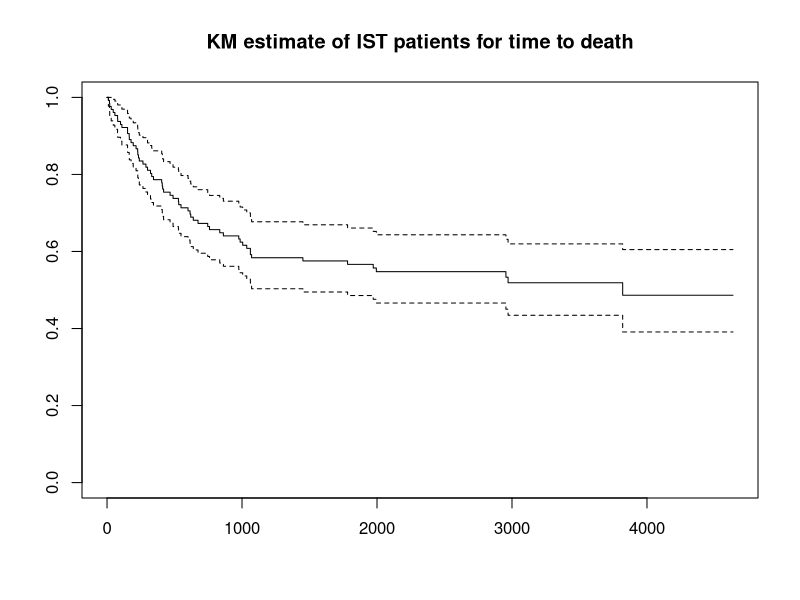
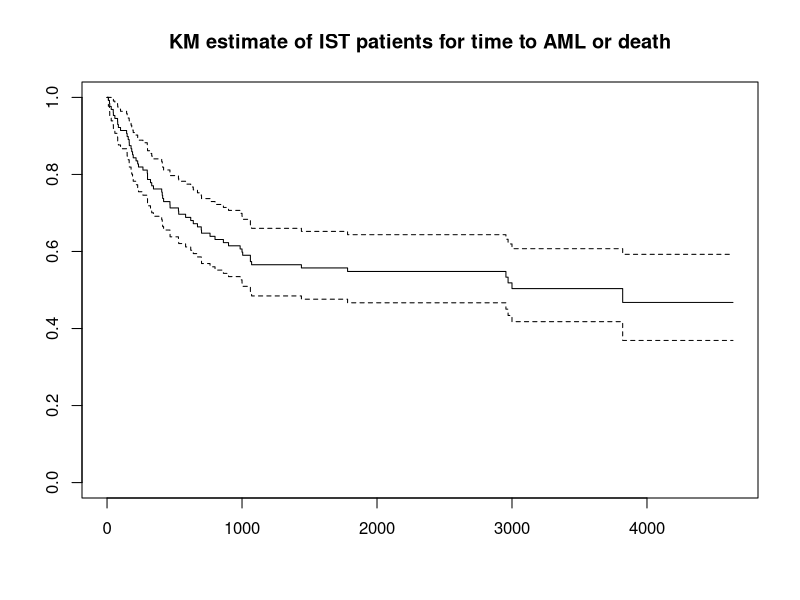
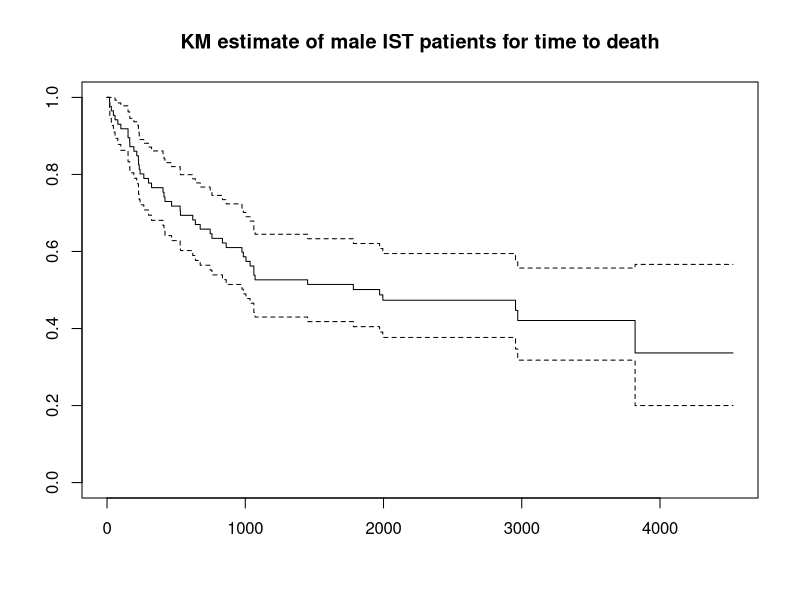
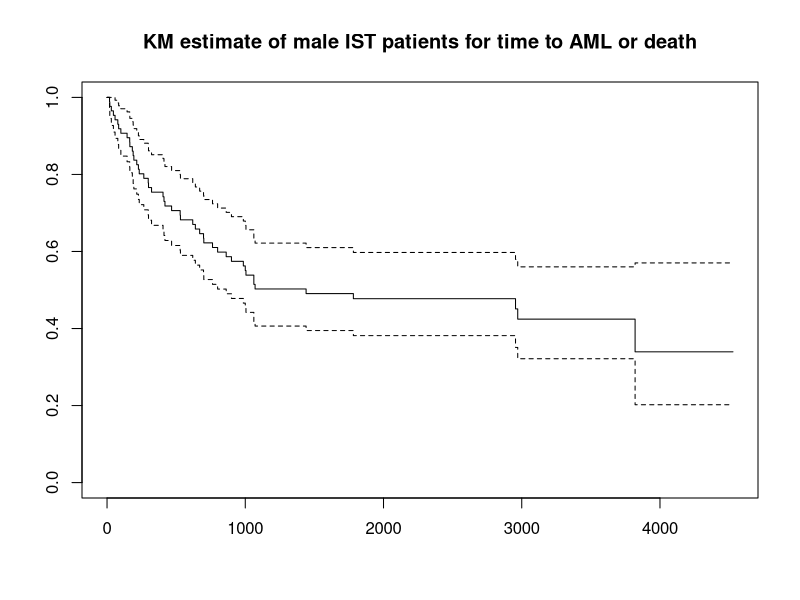
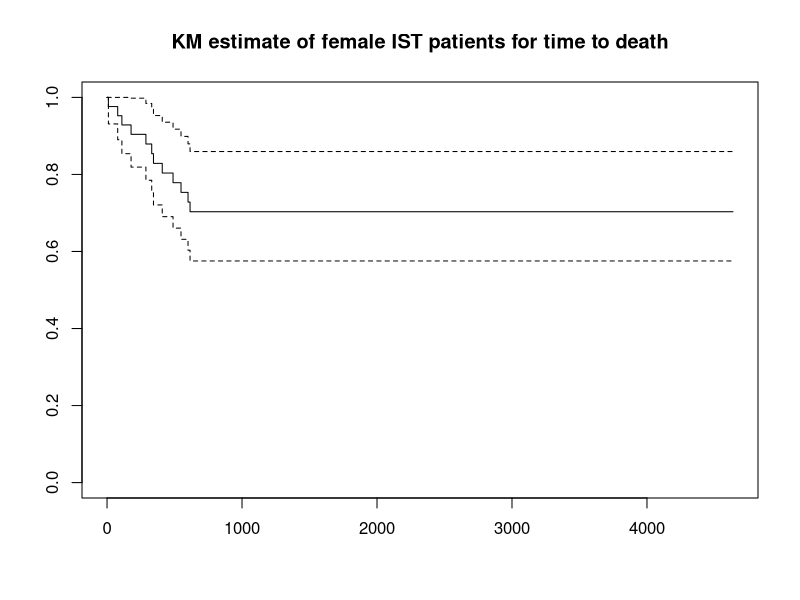
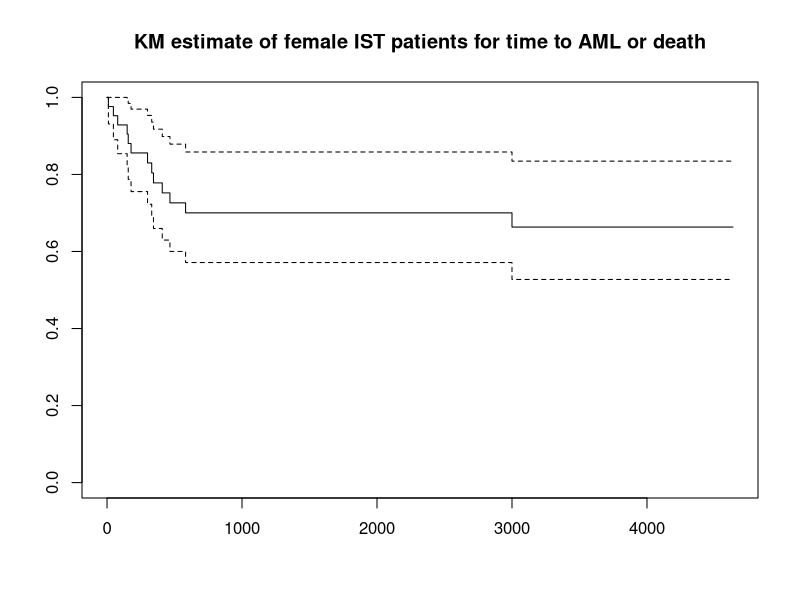
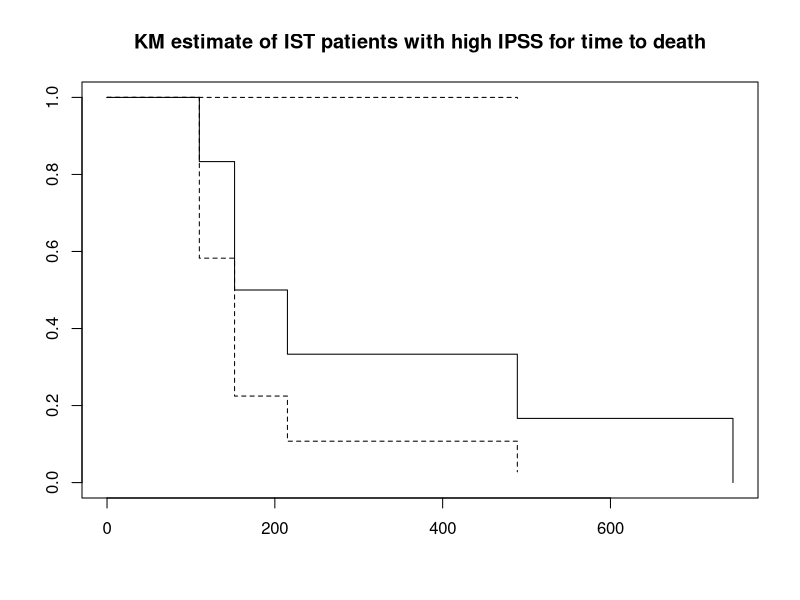
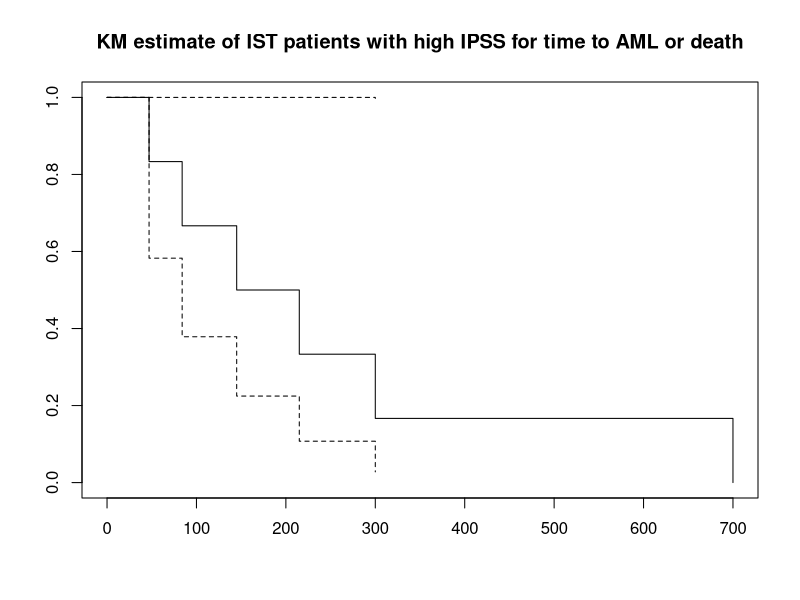

Generate these figures, in order, with R:
## ---- chunk 1
knitr::opts_chunk$set(echo = TRUE)
## ---- chunk 2
library(survival)
IMRAWIST = data.frame(readxl::read_excel("IMRAWandISTnov.xls"))
IMRAWIST$AMLorDIED = sapply(1:nrow(IMRAWIST), 
                            function(k) max(IMRAWIST$AML[k], IMRAWIST$DIED[k]))
IMRAWIST$AMLorDIED_TIME = sapply(1:nrow(IMRAWIST), 
                                 function(k) min(IMRAWIST$AMLTIME[k], IMRAWIST$survival[k]))
## ---- chunk 3
IST_DEATH = survfit(Surv(time = survival, event = DIED) ~ 1, 
                    type = "kaplan-meier",
                    data = IMRAWIST, subset = (NIH==1))
plot(IST_DEATH, main = "KM estimate of IST patients for time to death")
## ---- chunk 4
IST_DEATH_AMLorDIED = survfit(Surv(time = AMLorDIED_TIME, event = AMLorDIED) ~ 1, 
                              type = "kaplan-meier",
                              data = IMRAWIST, subset = (NIH==1))
plot(IST_DEATH_AMLorDIED, main = "KM estimate of IST patients for time to AML or death")
## ---- chunk 5
IST_DEATH_Men = survfit(Surv(time = survival, event = DIED) ~ 1, 
                        type = "kaplan-meier",
                        data = IMRAWIST, subset = (NIH==1 & GENDER=="M"))
plot(IST_DEATH_Men, main = "KM estimate of male IST patients for time to death")

IST_DEATH_AMLorDIED_Men = survfit(Surv(time = AMLorDIED_TIME, event = AMLorDIED) ~ 1, 
                                  type = "kaplan-meier",
                                  data = IMRAWIST, subset = (NIH==1 & GENDER=="M"))
plot(IST_DEATH_AMLorDIED_Men, main = "KM estimate of male IST patients for time to AML or death")
## ---- chunk 6
IST_DEATH_Women = survfit(Surv(time = survival, event = DIED) ~ 1, 
                          type = "kaplan-meier",
                          data = IMRAWIST, subset = (NIH==1 & GENDER=="F"))
plot(IST_DEATH_Women, main = "KM estimate of female IST patients for time to death")

IST_DEATH_AMLorDIED_Women = survfit(Surv(time = AMLorDIED_TIME, event = AMLorDIED) ~ 1, 
                                    type = "kaplan-meier",
                                    data = IMRAWIST, subset = (NIH==1 & GENDER=="F"))
plot(IST_DEATH_AMLorDIED_Women, main = "KM estimate of female IST patients for time to AML or death")
## ---- chunk 7
IST_DEATH_IPSShigh = survfit(Surv(time = survival, event = DIED) ~ 1, 
                             type = "kaplan-meier",
                             data = IMRAWIST, subset = (NIH==1 & IPSS=="High"))
plot(IST_DEATH_IPSShigh, 
     main = "KM estimate of IST patients with high IPSS for time to death")

IST_DEATH_AMLorDIED_IPSShigh = survfit(Surv(time = AMLorDIED_TIME, event = AMLorDIED) ~ 1, 
                                       type = "kaplan-meier",
                                       data = IMRAWIST, subset = (NIH==1 & IPSS=="High"))
plot(IST_DEATH_AMLorDIED_IPSShigh, 
     main = "KM estimate of IST patients with high IPSS for time to AML or death")
## ---- chunk 8
IST_DEATH_IPSSnothigh = survfit(Surv(time = survival, event = DIED) ~ 1, 
                                type = "kaplan-meier",
                                data = IMRAWIST, subset = (NIH==1 & IPSS!="High"))
plot(IST_DEATH_IPSSnothigh, 
     main = "KM estimate of IST patients without high IPSS for time to death")

IST_DEATH_AMLorDIED_IPSSnothigh = survfit(Surv(time = AMLorDIED_TIME, event = AMLorDIED) ~ 1, 
                                          type = "kaplan-meier",
                                          data = IMRAWIST, subset = (NIH==1 & IPSS!="High"))
plot(IST_DEATH_AMLorDIED_IPSSnothigh, 
     main = "KM estimate of IST patients without high IPSS for time to AML or death")
## ---- chunk 9
IMRAW_DEATH = survfit(Surv(time = survival, event = DIED) ~ 1, 
                      type = "kaplan-meier",
                      data = IMRAWIST, subset = (NIH==0))
plot(IMRAW_DEATH, main = "KM estimate of IMRAW patients for time to death")
## ---- chunk 10
IMRAW_DEATH_AMLorDIED = survfit(Surv(time = AMLorDIED_TIME, event = AMLorDIED) ~ 1, 
                                type = "kaplan-meier",
                                data = IMRAWIST, subset = (NIH==0))
plot(IMRAW_DEATH_AMLorDIED, main = "KM estimate of IMRAW patients for time to AML or death")
## ---- chunk 11
IMRAW_DEATH_Men = survfit(Surv(time = survival, event = DIED) ~ 1, 
                          type = "kaplan-meier",
                          data = IMRAWIST, subset = (NIH==0 & GENDER=="M"))
plot(IMRAW_DEATH_Men, main = "KM estimate of male IMRAW patients for time to death")

IMRAW_DEATH_AMLorDIED_Men = survfit(Surv(time = AMLorDIED_TIME, event = AMLorDIED) ~ 1, 
                                    type = "kaplan-meier",
                                    data = IMRAWIST, subset = (NIH==0 & GENDER=="M"))
plot(IMRAW_DEATH_AMLorDIED_Men, 
     main = "KM estimate of male IMRAW patients for time to AML or death")
## ---- chunk 12
IMRAW_DEATH_Women = survfit(Surv(time = survival, event = DIED) ~ 1, 
                            type = "kaplan-meier",
                            data = IMRAWIST, subset = (NIH==0 & GENDER=="F"))
plot(IMRAW_DEATH_Women, 
     main = "KM estimate of female IMRAW patients for time to death")

IMRAW_DEATH_AMLorDIED_Women = survfit(Surv(time = AMLorDIED_TIME, event = AMLorDIED) ~ 1, 
                                      type = "kaplan-meier",
                                      data = IMRAWIST, subset = (NIH==0 & GENDER=="F"))
plot(IMRAW_DEATH_AMLorDIED_Women, 
     main = "KM estimate of female IMRAW patients for time to AML or death")
## ---- chunk 13
IMRAW_DEATH_IPSShigh = survfit(Surv(time = survival, event = DIED) ~ 1, 
                               type = "kaplan-meier",
                               data = IMRAWIST, subset = (NIH==0 & IPSS=="High"))
plot(IMRAW_DEATH_IPSShigh, 
     main = "KM estimate of IMRAW patients with high IPSS for time to death")

IMRAW_DEATH_AMLorDIED_IPSShigh = survfit(Surv(time = AMLorDIED_TIME, event = AMLorDIED) ~ 1, 
                                         type = "kaplan-meier",
                                         data = IMRAWIST, subset = (NIH==0 & IPSS=="High"))
plot(IMRAW_DEATH_AMLorDIED_IPSShigh, 
     main = "KM estimate of IMRAW patients with high IPSS for time to AML or death")
## ---- chunk 14
IMRAW_DEATH_IPSSnothigh = survfit(Surv(time = survival, event = DIED) ~ 1, 
                                  type = "kaplan-meier",
                                  data = IMRAWIST, subset = (NIH==0 & IPSS!="High"))
plot(IMRAW_DEATH_IPSSnothigh, 
     main = "KM estimate of IMRAW patients without high IPSS for time to death")

IMRAW_DEATH_AMLorDIED_IPSSnothigh = survfit(Surv(time = AMLorDIED_TIME, event = AMLorDIED) ~ 1, 
                                            type = "kaplan-meier",
                                            data = IMRAWIST, subset = (NIH==0 & IPSS!="High"))
plot(IMRAW_DEATH_AMLorDIED_IPSSnothigh, 
     main = "KM estimate of IMRAW patients without high IPSS for time to AML or death")
